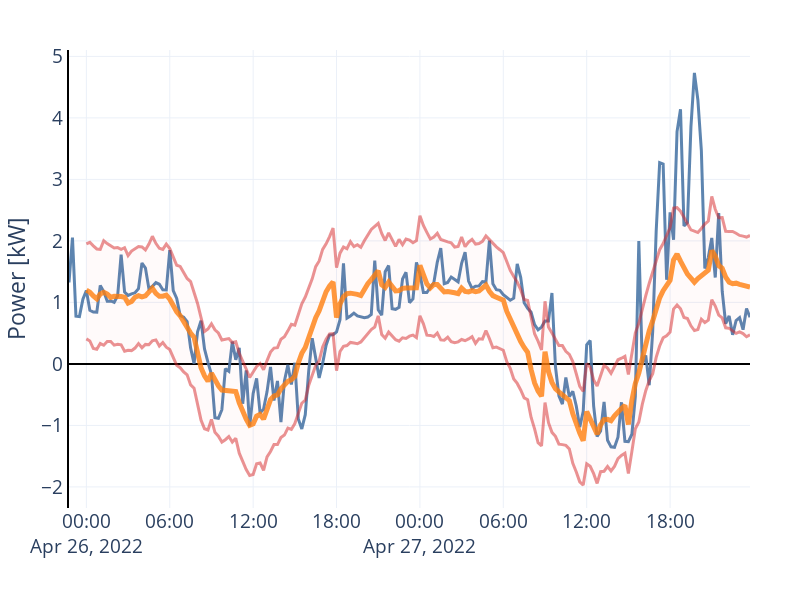

Notebook source saved alongside this figure:
### Code cell
start = end_training
end = start + nb_horizon * (deltat + horizon)

fig = px.line(df.loc[start-timedelta(hours=1):end, "netload_kw"])
fig.data[-1].update(line_width=3, name="Reference", legendgroup=0, opacity=0.9)

graph = mygam.raw.copy()
graph.set_index("ds", inplace=True, drop=True)

colors = ["rgba(214, 39, 40, 0.5)", "rgba(214, 39, 40, 0.5)", "rgba(255, 127, 14, 0.8)"]
sizes = [3, 3, 5]
for i, trace in enumerate(px.line(graph[["yhat_lower", "yhat_upper", "yhat"]]).data):
    fig.add_trace(trace)
    fig.data[-1].update(line_width=sizes[i],
                        line_color=colors[i])

fig.data[-2].update(fill="tonexty", fillcolor="rgba(214, 39, 40, 0.02)")
    
fig.update_layout(
    layout,
    height=600,
    width=800,
    showlegend=False,
    legend_title="",
    xaxis_title="",
    yaxis_title="Power [kW]",
    yaxis_showline=True, yaxis_linewidth=2, yaxis_linecolor='black',
    xaxis_showline=False, xaxis_linewidth=2, xaxis_linecolor='black',
    xaxis_tickangle=0
)
fig.show()

### Figure 1 — Plotly figure (JSON) as saved in the notebook; plotly's stock layout.template omitted (floating-point values rounded to 4 significant figures; data arrays with more than 128 entries replaced by an {"elided": "..."} marker saying what was removed)
{"data": [{"hovertemplate": "variable=netload_kw<br>index=%{x}<br>value=%{y}<extra></extra>", "legendgroup": "0", "line": {"color": "#4C78A8", "dash": "solid", "width": 3}, "marker": {"symbol": "circle"}, "mode": "lines", "name": "Reference", "opacity": 0.9, "orientation": "v", "showlegend": true, "type": "scatter", "x": {"elided": "197 str values"}, "xaxis": "x", "y": {"elided": "197 float values"}, "yaxis": "y"}, {"hovertemplate": "variable=yhat_lower<br>ds=%{x}<br>value=%{y}<extra></extra>", "legendgroup": "yhat_lower", "line": {"color": "rgba(214, 39, 40, 0.5)", "dash": "solid", "width": 3}, "marker": {"symbol": "circle"}, "mode": "lines", "name": "yhat_lower", "orientation": "v", "showlegend": true, "type": "scatter", "x": {"elided": "192 str values"}, "xaxis": "x", "y": {"elided": "192 float values"}, "yaxis": "y"}, {"fill": "tonexty", "fillcolor": "rgba(214, 39, 40, 0.02)", "hovertemplate": "variable=yhat_upper<br>ds=%{x}<br>value=%{y}<extra></extra>", "legendgroup": "yhat_upper", "line": {"color": "rgba(214, 39, 40, 0.5)", "dash": "solid", "width": 3}, "marker": {"symbol": "circle"}, "mode": "lines", "name": "yhat_upper", "orientation": "v", "showlegend": true, "type": "scatter", "x": {"elided": "192 str values"}, "xaxis": "x", "y": {"elided": "192 float values"}, "yaxis": "y"}, {"hovertemplate": "variable=yhat<br>ds=%{x}<br>value=%{y}<extra></extra>", "legendgroup": "yhat", "line": {"color": "rgba(255, 127, 14, 0.8)", "dash": "solid", "width": 5}, "marker": {"symbol": "circle"}, "mode": "lines", "name": "yhat", "orientation": "v", "showlegend": true, "type": "scatter", "x": {"elided": "192 str values"}, "xaxis": "x", "y": {"elided": "192 float values"}, "yaxis": "y"}], "layout": {"font": {"size": 19}, "height": 600, "legend": {"title": {"text": ""}, "tracegroupgap": 0}, "margin": {"b": 10, "l": 20, "r": 50, "t": 50}, "showlegend": false, "width": 800, "xaxis": {"anchor": "y", "autorange": true, "domain": [0, 1], "linecolor": "black", "linewidth": 2, "range": ["2022-04-25 22:45", "2022-04-27 23:45"], "showline": false, "tickangle": 0, "title": {"text": ""}, "type": "date", "zerolinecolor": "black", "zerolinewidth": 2}, "yaxis": {"anchor": "x", "autorange": true, "domain": [0, 1], "linecolor": "black", "linewidth": 2, "range": [-2.343, 5.104], "showline": true, "title": {"text": "Power [kW]"}, "type": "linear", "zerolinecolor": "black", "zerolinewidth": 2}}}
